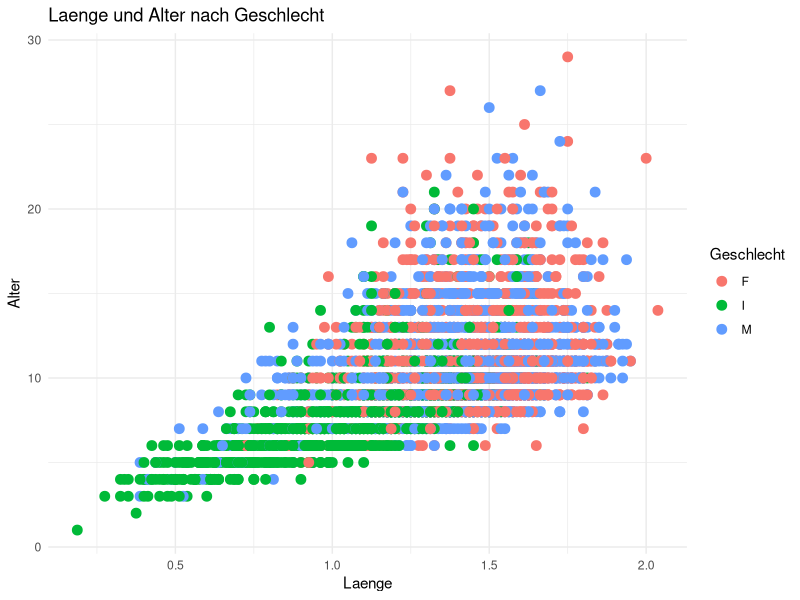
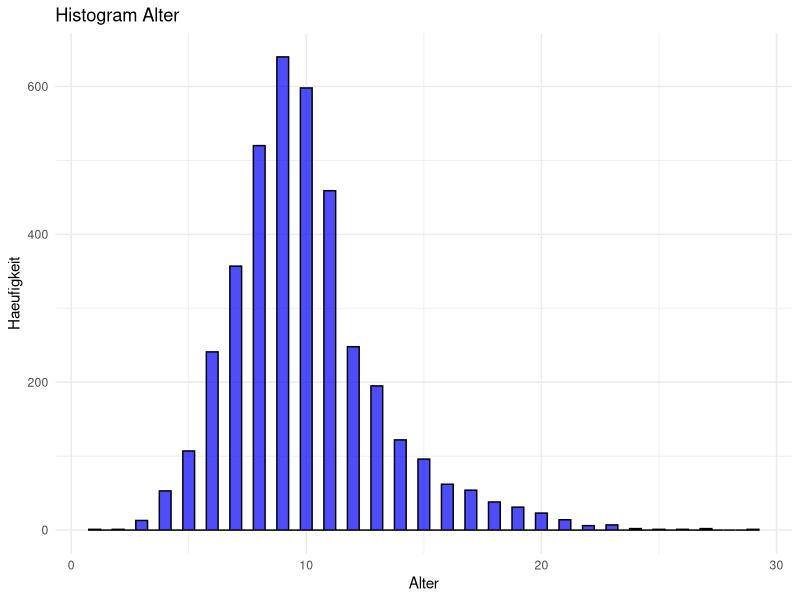

The R source for these figures, in order:
################################################################################
#
#   PStA Maschinelles Lernen SS2024
#   Datensatz:  Crab Age Prediction
#       Kaggle: https://www.kaggle.com/datasets/sidhus/crab-age-prediction
#
#   Vorgelegt von:  Sami Taieb (00803933) AI-M
#
################################################################################
library(ggplot2)

# Daten einlesen
setwd("C:/Users/administrator.ICD/Desktop/R ML")

Daten <- read.csv("CrabAgePrediction.csv",header=TRUE,sep=",", fill=TRUE, stringsAsFactors=TRUE)


# Datenkorrektur
Daten[, "Sex"] <- as.factor(Daten[, "Sex"])

# Datensatz in Geschlaechter aufteilen
Daten_M <- Daten[which(Daten$Sex == "M"), ]
Daten_F <- Daten[which(Daten$Sex == "F"), ]
Daten_I <- Daten[which(Daten$Sex == "I"), ]

# PLOT: Laenge und Alter nach Geschlecht
gang_plot <- ggplot(Daten, aes(x = Length, y = Age, color = Sex)) +
geom_point(size = 3) +
labs(
  title = "Laenge und Alter nach Geschlecht",
  x = "Laenge",
  y = "Alter",
  color = "Geschlecht"
) +
theme_minimal()

ggsave(filename = "groesse_alter_nach_geschlecht.png", plot = gang_plot, bg = "white")


#PLOT: Histogram Alter
hist_plot <- ggplot(Daten, aes(x = Age)) +
geom_histogram(binwidth = 0.5, fill = "blue", color = "black", alpha = 0.7) + #alpha macht balken etwas trasparent
labs(
  title = "Histogram Alter",
  x = "Alter",
  y = "Haeufigkeit"
) +
theme_minimal()

ggsave(filename = "histogram_alter.png", plot = hist_plot, bg = "white")
